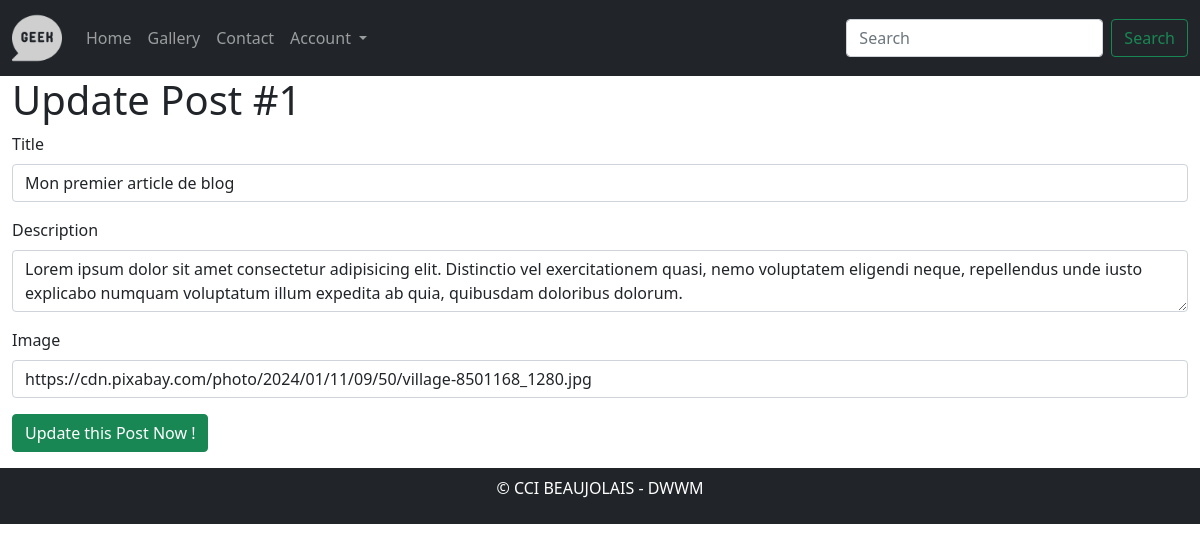
The app's page /?page=admin_post_update&id=1 (signed in) with its own data.
### tables this page shows
CREATE TABLE `post` (
  `id` int(11) NOT NULL,
  `user_id` int(11) NOT NULL DEFAULT 5,
  `title` varchar(80) NOT NULL,
  `description` varchar(255) NOT NULL,
  `image` varchar(255) NOT NULL,
  `created_at` datetime NOT NULL DEFAULT current_timestamp()
);

### controllers/controller_admin_post_update.php (called while the page is built, shortened)
<?php
require_once('./models/Post.php');
$postObj = new Post();
$post_id = (int)$_GET['id'];
$the_post = $postObj->getPostById($post_id);
include "./views/base.phtml";
?>

### index.php (called while the page is built, shortened)
<?php
require "./services/router.php";
require "./controllers/controller_{$page}.php";

### services/class/Database.php (called while the page is built, shortened)
<?php
class Database{
    private $db_user;
    private $db_pass;
    private $db_dsn;
    private $pdo;
    public function __construct(
        $db_host='localhost',
        $db_name='mvc_php',
        $db_port='3306',
        $db_user='root',
        $db_pass=''
    ){
        $this->db_host = $db_host;
        $this->db_name = $db_name;
        $this->db_port = $db_port;
        $this->db_user = $db_user;
        $this->db_pass = $db_pass;
        $this->db_dsn = 'mysql:host='.$this->db_host.';dbname='.$this->db_name.';port='.$this->db_port.'charset=utf8';
    }
    private function getPdo(){
        if($this->pdo === null){
            try {
                $db = new PDO($this->db_dsn,$this->db_user,$this->db_pass);
                $db->setAttribute(PDO::ATTR_ERRMODE, PDO::ERRMODE_EXCEPTION);
            } catch (PDOException $error) {
                echo "Hum problème de connexion au serveur de base de données: ".iconv('ISO-8859-1','UTF-8',$error->getMessage());
                die();
            }
            $this->pdo = $db;
        }
        return $this->pdo;
    }
    public function select($statement,$params=[]){
        $sql = $this->getPDO()->prepare($statement);
        $sql->execute($params);
        $data = $sql->fetch(PDO::FETCH_ASSOC);
        return $data;
    }
}

### models/Post.php (called while the page is built, shortened)
<?php
require_once("./services/class/Database.php");
class Post
{
    private $db;
    public function __construct(){
        $this->db = new Database();
    }
    public function getPostById($post_id){
        $query = "SELECT * FROM post WHERE id = $post_id";
        $post = $this->db->select($query);
        return $post;
    }
}

### views/template_admin_post_update.phtml (the view)
<h1>Update Post #<?= $post_id ?></h1>
<form method="POST" action="?page=admin_post_update&id=<?= $the_post['id'] ?>">
  <div class="mb-3">
    <label for="title" class="form-label">Title</label>
    <input type="text" value="<?= $the_post['title'] ?>" class="form-control" name="title" id="title" placeholder="Add a title">
  </div>
  <div class="mb-3">
    <label for="description" class="form-label">Description</label>
    <textarea maxlength="255" class="form-control" name="description" id="description" placeholder="Add a description"><?= $the_post['description'] ?></textarea>
  </div>
  <div class="mb-3">
    <label for="image" class="form-label">Image</label>
    <input type="text" value="<?= $the_post['image'] ?>" class="form-control" name="image" id="image" placeholder="Add an url">
  </div>
  <div class="mb-3">
    <input type="submit" class="btn btn-success" value="Update this Post Now !">
  </div>
</form>

### records on screen
post: title "Mon premier article de blog", description "Lorem ipsum dolor sit amet consectetur adipisicing elit. Distinctio vel exercitationem quasi, nemo voluptatem eligendi neque, repellendus unde iusto explicabo numquam voluptatum illum expedita ab quia, quibusdam doloribus dolorum.", image "https://cdn.pixabay.com/photo/2024/01/11/09/50/village-8501168_1280.jpg"

### other values on screen
$post_id "1"
